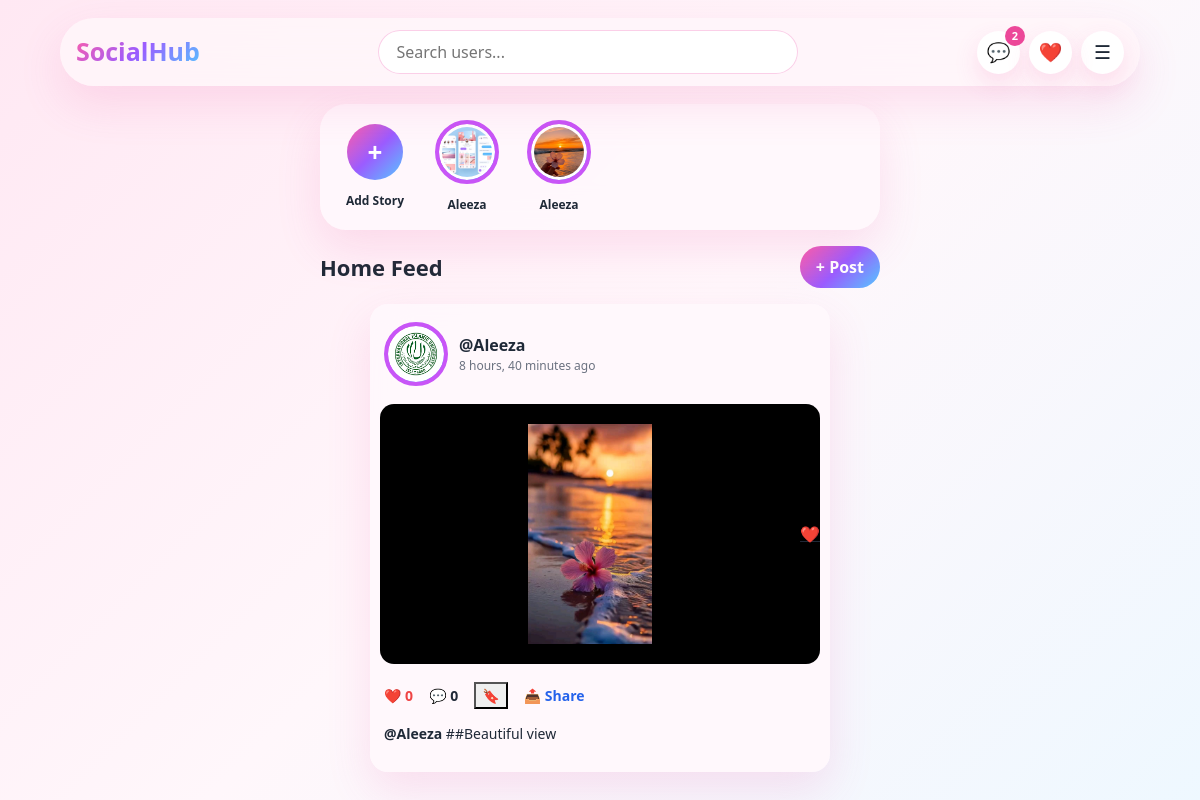
The page / (signed in) on the database its author committed.
### stories/models.py (models this page shows, shortened)
class Story(models.Model):
    user = models.ForeignKey(
        User,
        on_delete=models.CASCADE,
        related_name="stories"
    )
    image = models.ImageField(upload_to="stories/")
    caption = models.CharField(max_length=150, blank=True)
    created_at = models.DateTimeField(auto_now_add=True)
    viewers = models.ManyToManyField(
        User,
        related_name="viewed_stories",
        blank=True
    )
    class Meta:
        ordering = ["-created_at"]

### posts/models.py (models this page shows, shortened)
class Post(models.Model):
    author = models.ForeignKey(User, on_delete=models.CASCADE, related_name="posts")
    caption = models.TextField(max_length=1000)
    image = models.ImageField(upload_to="post_images/", blank=True, null=True)
    likes = models.ManyToManyField(User, related_name="liked_posts", blank=True)
    saved_by = models.ManyToManyField(User, related_name="saved_posts", blank=True)
    created_at = models.DateTimeField(auto_now_add=True)
    updated_at = models.DateTimeField(auto_now=True)
    class Meta:
        ordering = ["-created_at"]
    def total_likes(self):
        return self.likes.count()

### accounts/models.py (models this page shows, shortened)
class Profile(models.Model):
    user = models.OneToOneField(User, on_delete=models.CASCADE)
    profile_picture = models.ImageField(
        upload_to='profile_pictures/',
        default='default.png'
    )
    cover_photo = models.ImageField(
        upload_to='cover_photos/',
        blank=True,
        null=True
    )
    bio = models.TextField(blank=True, max_length=300)
    location = models.CharField(max_length=100, blank=True)
    website = models.URLField(blank=True)
    is_online = models.BooleanField(default=False)
    following = models.ManyToManyField(
        User,
        related_name='followers',
        blank=True
    )
    blocked_users = models.ManyToManyField(
    User,
    related_name="blocked_by",
    blank=True
)

### posts/views.py (the view)
# urls.py: path("", views.home, name="home"),
@login_required
def home(request):
    if request.user.is_authenticated:
        following_users = request.user.profile.following.all()
        feed_users = list(following_users) + [request.user]
        posts = Post.objects.filter(author__in=feed_users).order_by("-created_at")
        my_story = Story.objects.filter(
            user=request.user,
            created_at__gte=timezone.now() - timedelta(hours=24)
        ).order_by("-created_at").first()
        stories = Story.objects.filter(
            user__in=following_users,
            created_at__gte=timezone.now() - timedelta(hours=24)
        ).order_by("-created_at")
    else:
        posts = Post.objects.none()
        my_story = None
        stories = Story.objects.none()
    comment_form = CommentForm()
    return render(request, "posts/home.html", {
        "posts": posts,
        "stories": stories,
        "my_story": my_story,
        "comment_form": comment_form,
    })

### posts/forms.py
class CommentForm(forms.ModelForm):
    text = forms.CharField(widget=forms.TextInput(attrs={
        'class': 'form-control',
        'placeholder': 'Write a comment...'
    }))
    class Meta:
        model = Comment
        fields = ['text']

### socialmedia/context_processors.py (called while the page is built)
def notification_count(request):
    unread_notifications = 0
    unread_messages = 0
    if request.user.is_authenticated:
        unread_notifications = Notification.objects.filter(
            receiver=request.user,
            is_read=False
        ).count()
        unread_messages = Message.objects.filter(
            receiver=request.user,
            is_read=False
        ).count()
    return {
        "unread_notifications": unread_notifications,
        "unread_messages": unread_messages,
    }

### templates/posts/home.html (shortened to what this page needs)
{% extends 'base.html' %}
{% block content %}
<div class="social-layout">
    <section class="stories-card">
        {% if user.is_authenticated %}
            {% if my_story %}
                <div class="story-own-wrap">
                    <a href="{% url 'story_detail' my_story.id %}" class="story-item">
                        <img src="{{ my_story.image.url }}" class="story-avatar-img">
                        <small>Your Story</small>
                    </a>
                    <a href="{% url 'create_story' %}" class="story-plus-mini">+</a>
                </div>
            {% else %}
                <a href="{% url 'create_story' %}" class="story-item">
                    <div class="story-avatar add-story">+</div>
                    <small>Add Story</small>
                </a>
            {% endif %}
        {% endif %}
        {% for story in stories %}
            <a href="{% url 'story_detail' story.id %}" class="story-item">
                <img src="{{ story.image.url }}" class="story-avatar-img">
                <small>{{ story.user.username }}</small>
            </a>
        {% endfor %}
    </section>
    <div class="feed-top">
        <h3>Home Feed</h3>
        {% if user.is_authenticated %}
            <a href="{% url 'create_post' %}" class="create-post-btn">+ Post</a>
        {% endif %}
    </div>
    {% for post in posts %}
        <article class="insta-post">
            <div class="insta-post-header">
                <a href="{% url 'user_profile' post.author.username %}" class="post-user">
                    {% if post.author.profile.profile_picture and post.author.profile.profile_picture.name != "default.png" %}
                        <img src="{{ post.author.profile.profile_picture.url }}" class="story-avatar-img">
                    {% else %}
                        <div class="story-avatar small">{{ post.author.username|first|upper }}</div>
                    {% endif %}
                    <div>
                        <strong>@{{ post.author.username }}</strong>
                        <span>{{ post.created_at|timesince }} ago</span>
                    </div>
                </a>
            </div>
            {% if post.image %}
                <a href="{% url 'post_detail' post.id %}" class="post-image-wrapper">
                    <img src="{{ post.image.url }}"
                         class="insta-post-img double-like-img"
                         data-post-id="{{ post.id }}">
                    <div class="heart-animation" id="heart-{{ post.id }}">❤️</div>
                </a>
            {% endif %}
            <div class="insta-actions">
                <button class="like-btn"
                        data-post-id="{{ post.id }}"
                        data-url="{% url 'like_post' post.id %}">
                    ❤️ <span id="like-count-{{ post.id }}">{{ post.total_likes }}</span>
                </button>
                <a href="{% url 'post_detail' post.id %}" class="comment-link">
                    💬 {{ post.comments.count }}
                </a>
                <button class="save-btn"
                        data-post-id="{{ post.id }}"
                        data-url="{% url 'save_post' post.id %}">
                    🔖
                </button>
                <button
    class="share-btn"
    data-url="{% url 'post_detail' post.id %}"
    onclick="sharePost(this.dataset.url)">
    📤 Share
</button>
            </div>
            <p class="post-caption">
                <strong>@{{ post.author.username }}</strong>
                {{ post.caption }}
            </p>
            <div class="comments-area">
            </div>
        </article>
    {% empty %}
        <div class="empty-feed">
            <h4>No posts yet</h4>
            <p>Follow users to see their posts here.</p>
            <a href="{% url 'create_post' %}">Create Post</a>
        </div>
    {% endfor %}
</div>
{% endblock %}

### templates/base.html (shortened to what this page needs)
{% load static %}
<!DOCTYPE html>
<html lang="en">
<head>
    <link href="https://cdn.jsdelivr.net/npm/bootstrap@5.3.7/dist/css/bootstrap.min.css" rel="stylesheet">
    <link rel="stylesheet" href="{% static 'css/style.css' %}?v=62">
</head>
<body>
{% if request.resolver_match.url_name != "login" and request.resolver_match.url_name != "register" %}
<nav class="app-navbar">
    <a href="{% url 'home' %}" class="app-logo">SocialHub</a>
    <form method="GET" action="{% url 'search_users' %}" class="app-search">
        <input type="search" name="q" placeholder="Search users...">
    </form>
    <div class="top-icons">
        <a href="{% url 'inbox' %}" class="top-icon notify-icon">
            💬
            {% if unread_messages > 0 %}
                <span>{{ unread_messages }}</span>
            {% endif %}
        </a>
        <a href="{% url 'notifications' %}" class="top-icon notify-icon">
            ❤️
        </a>
        <button class="hamburger-btn" type="button" data-bs-toggle="offcanvas" data-bs-target="#sideMenu">
            ☰
        </button>
    </div>
</nav>
{% endif %}
<main class="app-main">
    {% block content %}
    {% endblock %}
</main>
</body>
</html>

### rows shown on the page
Story: image (picture), user.username "Aleeza"
Story: image (picture), user.username "Aleeza"
Post: author.profile.profile_picture (picture), author.username "Aleeza", created_at "8 hours, 40 minutes", image (picture), total_likes "0", comments.count "0", caption "##Beautiful view"

### other values the page prints
{{ unread_messages }} "2"
